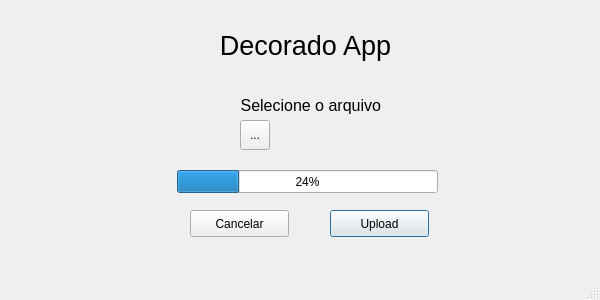
<?xml version="1.0" encoding="UTF-8"?>
<ui version="4.0">
 <class>MainWindow</class>
 <widget class="QMainWindow" name="MainWindow">
  <property name="geometry">
   <rect>
    <x>0</x>
    <y>0</y>
    <width>600</width>
    <height>300</height>
   </rect>
  </property>
  <property name="minimumSize">
   <size>
    <width>600</width>
    <height>300</height>
   </size>
  </property>
  <property name="maximumSize">
   <size>
    <width>600</width>
    <height>300</height>
   </size>
  </property>
  <widget class="QWidget" name="centralwidget">
   <widget class="QPushButton" name="btn_upload">
    <property name="geometry">
     <rect>
      <x>330</x>
      <y>210</y>
      <width>99</width>
      <height>27</height>
     </rect>
    </property>
    <property name="text">
     <string>Upload</string>
    </property>
    <property name="shortcut">
     <string>Return</string>
    </property>
    <property name="default">
     <bool>true</bool>
    </property>
   </widget>
   <widget class="QLabel" name="lb_selecione">
    <property name="geometry">
     <rect>
      <x>210</x>
      <y>90</y>
      <width>171</width>
      <height>30</height>
     </rect>
    </property>
    <property name="font">
     <font>
      <pointsize>12</pointsize>
     </font>
    </property>
    <property name="text">
     <string>Selecione o arquivo</string>
    </property>
    <property name="alignment">
     <set>Qt::AlignRight|Qt::AlignTrailing|Qt::AlignVCenter</set>
    </property>
   </widget>
   <widget class="QLabel" name="lb_title">
    <property name="geometry">
     <rect>
      <x>190</x>
      <y>20</y>
      <width>231</width>
      <height>51</height>
     </rect>
    </property>
    <property name="font">
     <font>
      <pointsize>20</pointsize>
     </font>
    </property>
    <property name="text">
     <string>Decorado App</string>
    </property>
    <property name="alignment">
     <set>Qt::AlignCenter</set>
    </property>
   </widget>
   <widget class="QToolButton" name="bt_open">
    <property name="geometry">
     <rect>
      <x>240</x>
      <y>120</y>
      <width>30</width>
      <height>30</height>
     </rect>
    </property>
    <property name="text">
     <string>...</string>
    </property>
    <property name="icon">
     <iconset>
      <normaloff>../../../../instaquiet/docs/logo/open_file.png</normaloff>../../../../instaquiet/docs/logo/open_file.png</iconset>
    </property>
   </widget>
   <widget class="QLabel" name="lb_filename">
    <property name="geometry">
     <rect>
      <x>280</x>
      <y>120</y>
      <width>300</width>
      <height>30</height>
     </rect>
    </property>
    <property name="font">
     <font>
      <pointsize>11</pointsize>
     </font>
    </property>
    <property name="text">
     <string/>
    </property>
    <property name="alignment">
     <set>Qt::AlignLeading|Qt::AlignLeft|Qt::AlignVCenter</set>
    </property>
   </widget>
   <widget class="QProgressBar" name="progressBar">
    <property name="geometry">
     <rect>
      <x>177</x>
      <y>170</y>
      <width>261</width>
      <height>23</height>
     </rect>
    </property>
    <property name="value">
     <number>24</number>
    </property>
   </widget>
   <widget class="QPushButton" name="btn_cancelar">
    <property name="geometry">
     <rect>
      <x>190</x>
      <y>210</y>
      <width>99</width>
      <height>27</height>
     </rect>
    </property>
    <property name="text">
     <string>Cancelar</string>
    </property>
   </widget>
   <widget class="QLabel" name="lb_time">
    <property name="geometry">
     <rect>
      <x>450</x>
      <y>170</y>
      <width>89</width>
      <height>23</height>
     </rect>
    </property>
    <property name="font">
     <font>
      <pointsize>12</pointsize>
     </font>
    </property>
    <property name="alignment">
     <set>Qt::AlignCenter</set>
    </property>
   </widget>
  </widget>
  <widget class="QMenuBar" name="menubar">
   <property name="geometry">
    <rect>
     <x>0</x>
     <y>0</y>
     <width>600</width>
     <height>25</height>
    </rect>
   </property>
  </widget>
  <widget class="QStatusBar" name="statusbar"/>
 </widget>
 <resources/>
 <connections/>
</ui>
